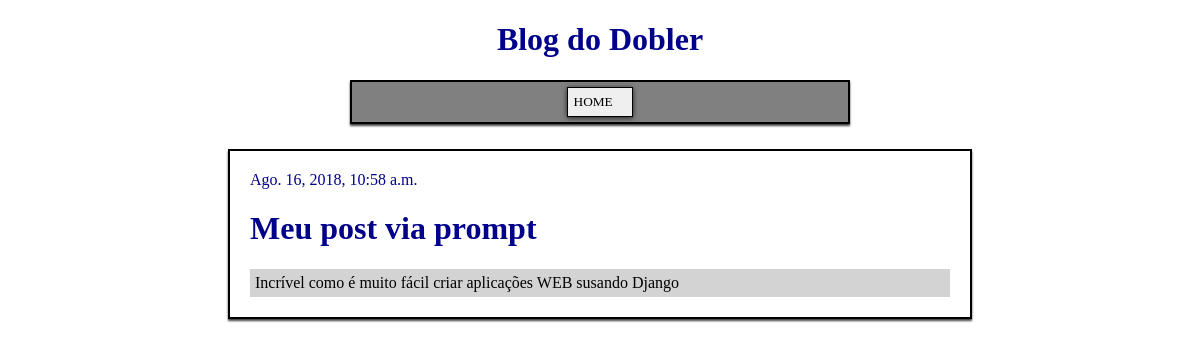
Screenshot of /post/3/ with the database file from the repository.
### app/models.py (models this page shows, shortened)
class Post(models.Model):
    author = models.ForeignKey('auth.User', on_delete=models.CASCADE)
    title = models.CharField(max_length=200)
    text = models.TextField()
    created_date = models.DateTimeField(default=timezone.now)
    published_date = models.DateTimeField(blank=True, null=True)

### app/views.py (the view)
# urls.py: path('post/<int:pk>/', views.post_detail, name='post_detail'),
def post_detail(request, pk):
    post = get_object_or_404(Post, pk = pk)
    return render(request, 'blog/post_detail.html', {'post':post})

### app/templates/blog/post_detail.html (shortened to what this page needs)
{% extends 'blog/base.html' %}
{% block content %}
    <div class="post">
        {% if post.published_date %}
            <div class="published">
                {{ post.published_date }}
            </div>
        {% endif %}
        <h1>{{ post.title }}</h1>
        <p class="blog-text">{{ post.text|linebreaksbr }}</p>
    </div>
{% endblock  %}

### app/static/css/blog.css (style rules this page uses)
h1 { color: darkblue; font-family: AlfaSlabOne; }
.published { margin-bottom: 0; color: darkblue; font-family: AlfaSlabOne; }
.blog-text { background-color: lightgrey; margin: 0; padding: 5px 5px; font-family: AlfaSlabOne; }

### rows the page displays
Post: published_date "Ago. 16, 2018, 10:58 a.m.", title "Meu post via prompt", text "Incrível como é muito fácil criar aplicações WEB susando Django"
